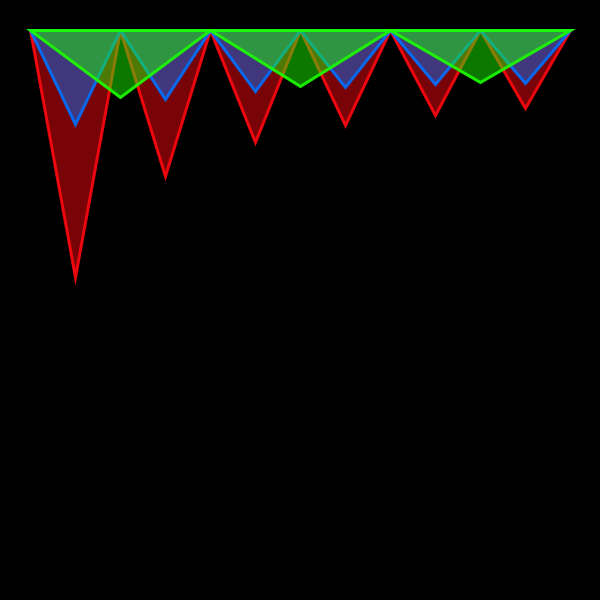
Frame 1 (no input)
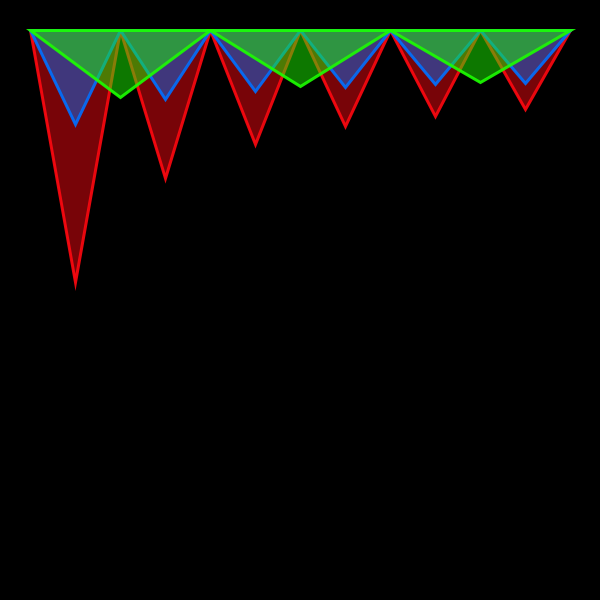
Frame 60 (the mouse pressed at the canvas centre just before this capture)
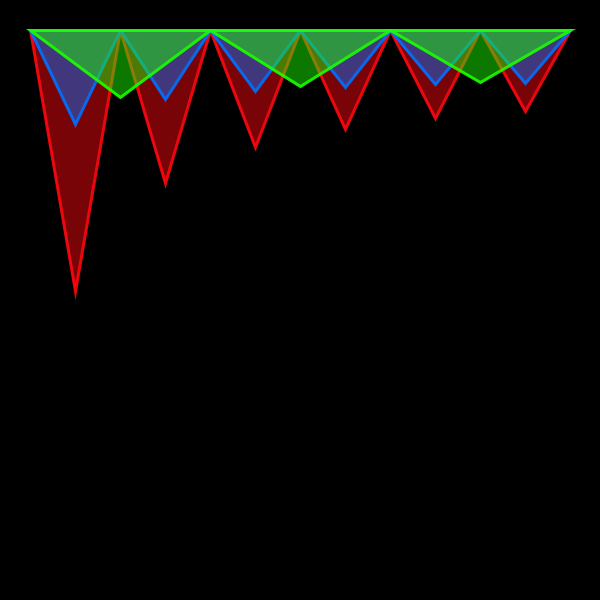
Frame 120 (the mouse held since frame 60 and released just before this capture)

The Processing sketch that drew these frames (run headless with seeded random() and noise(); from frame 60 on, the mouse is pressed at the canvas centre):

// Processing sketch: processing_96185
// ── processing_96185.pde

//Loris Uzan
//Clock

int s=second();



void setup(){
  size(600,600);
}

void draw(){
  background(0);
  fill(#FF0810,120);
  stroke(#FF0810,230);
  strokeWeight(3);
  triangle(30,30,120,30,75,map(second(),0,10,75,120));
  triangle(120,30,210,30,165,map(second(),0,20,75,120));
  triangle(210,30,300,30,255,map(second(),0,30,75,120));
  triangle(300,30,390,30,345,map(second(),0,40,75,120));
  triangle(390,30,480,30,435,map(second(),0,50,75,120));
  triangle(480,30,570,30,525,map(second(),0,60,75,120));
  fill(#0070FF,120);
  stroke(#0070FF,230);
  triangle(30,30,120,30,75,map(minute(),0,10,75,120));
  triangle(120,30,210,30,165,map(minute(),0,20,75,120));
  triangle(210,30,300,30,255,map(minute(),0,30,75,120));
  triangle(300,30,390,30,345,map(minute(),0,40,75,120));
  triangle(390,30,480,30,435,map(minute(),0,50,75,120));
  triangle(480,30,570,30,525,map(minute(),0,60,75,120));
  fill(#1CFF00,120);
  stroke(#1CFF00,230);
  triangle(30,30,210,30,120,map(hour(),0,4,75,120));
  triangle(210,30,390,30,300,map(hour(),0,8,75,120));
  triangle(390,30,570,30,480,map(hour(),0,12,75,120));
}
